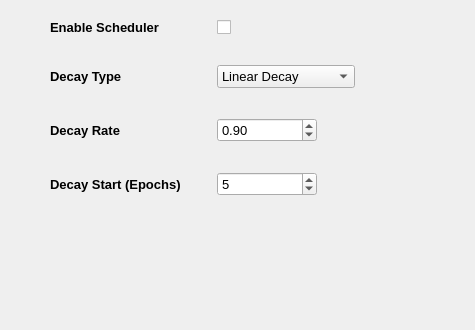
        <widget class="QWidget" name="lrate_scheduler_tab">
         <attribute name="title">
          <string>Scheduler</string>
         </attribute>
         <widget class="QWidget" name="formLayoutWidget_5">
          <property name="geometry">
           <rect>
            <x>40</x>
            <y>10</y>
            <width>426</width>
            <height>311</height>
           </rect>
          </property>
          <layout class="QFormLayout" name="lrate_scheduler_form">
           <property name="horizontalSpacing">
            <number>20</number>
           </property>
           <property name="verticalSpacing">
            <number>30</number>
           </property>
           <property name="leftMargin">
            <number>10</number>
           </property>
           <property name="topMargin">
            <number>10</number>
           </property>
           <property name="rightMargin">
            <number>10</number>
           </property>
           <property name="bottomMargin">
            <number>10</number>
           </property>
           <item row="1" column="0">
            <widget class="QLabel" name="type_label">
             <property name="font">
              <font>
               <pointsize>10</pointsize>
               <italic>false</italic>
               <bold>true</bold>
              </font>
             </property>
             <property name="text">
              <string>Decay Type                     </string>
             </property>
            </widget>
           </item>
           <item row="2" column="0">
            <widget class="QLabel" name="rate_label">
             <property name="font">
              <font>
               <pointsize>10</pointsize>
               <italic>false</italic>
               <bold>true</bold>
              </font>
             </property>
             <property name="text">
              <string>Decay Rate</string>
             </property>
            </widget>
           </item>
           <item row="2" column="1">
            <widget class="QDoubleSpinBox" name="rate_box">
             <property name="sizePolicy">
              <sizepolicy hsizetype="Fixed" vsizetype="Fixed">
               <horstretch>0</horstretch>
               <verstretch>0</verstretch>
              </sizepolicy>
             </property>
             <property name="minimumSize">
              <size>
               <width>100</width>
               <height>0</height>
              </size>
             </property>
             <property name="font">
              <font>
               <family>Segoe UI</family>
               <pointsize>10</pointsize>
               <italic>false</italic>
               <bold>false</bold>
              </font>
             </property>
             <property name="maximum">
              <double>1.000000000000000</double>
             </property>
             <property name="singleStep">
              <double>0.100000000000000</double>
             </property>
             <property name="value">
              <double>0.900000000000000</double>
             </property>
            </widget>
           </item>
           <item row="3" column="0">
            <widget class="QLabel" name="decay_start_label">
             <property name="font">
              <font>
               <pointsize>10</pointsize>
               <italic>false</italic>
               <bold>true</bold>
              </font>
             </property>
             <property name="text">
              <string>Decay Start (Epochs)</string>
             </property>
            </widget>
           </item>
           <item row="1" column="1">
            <widget class="QComboBox" name="decay_type_box">
             <property name="sizePolicy">
              <sizepolicy hsizetype="Fixed" vsizetype="Fixed">
               <horstretch>0</horstretch>
               <verstretch>0</verstretch>
              </sizepolicy>
             </property>
             <property name="font">
              <font>
               <family>Segoe UI</family>
               <pointsize>10</pointsize>
               <italic>false</italic>
               <bold>false</bold>
              </font>
             </property>
             <item>
              <property name="text">
               <string>Linear Decay</string>
              </property>
             </item>
             <item>
              <property name="text">
               <string>Exponential Decay</string>
              </property>
             </item>
            </widget>
           </item>
           <item row="3" column="1">
            <widget class="QSpinBox" name="decay_start_box">
             <property name="sizePolicy">
              <sizepolicy hsizetype="Fixed" vsizetype="Fixed">
               <horstretch>0</horstretch>
               <verstretch>0</verstretch>
              </sizepolicy>
             </property>
             <property name="minimumSize">
              <size>
               <width>100</width>
               <height>0</height>
              </size>
             </property>
             <property name="font">
              <font>
               <family>Segoe UI</family>
               <pointsize>10</pointsize>
               <italic>false</italic>
               <bold>false</bold>
              </font>
             </property>
             <property name="minimum">
              <number>0</number>
             </property>
             <property name="maximum">
              <number>1000</number>
             </property>
             <property name="value">
              <number>5</number>
             </property>
            </widget>
           </item>
           <item row="0" column="0">
            <widget class="QLabel" name="enable_scheduler_label">
             <property name="font">
              <font>
               <pointsize>10</pointsize>
               <italic>false</italic>
               <bold>true</bold>
              </font>
             </property>
             <property name="text">
              <string>Enable Scheduler</string>
             </property>
            </widget>
           </item>
           <item row="0" column="1">
            <widget class="QCheckBox" name="enable_scheduler_box">
             <property name="text">
              <string/>
             </property>
            </widget>
           </item>
          </layout>
         </widget>
        </widget>
